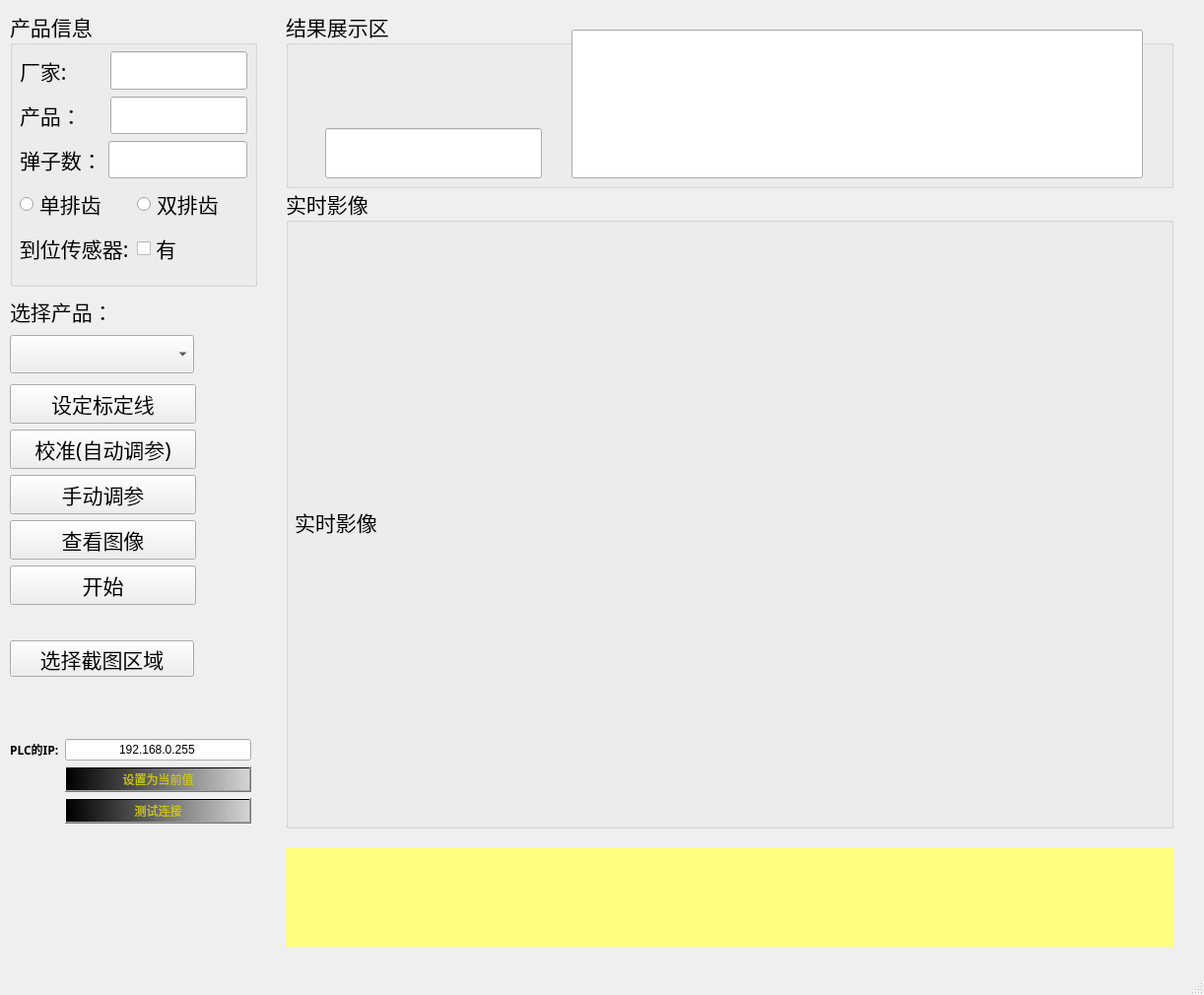
<?xml version="1.0" encoding="UTF-8"?>
<ui version="4.0">
 <class>MainWindow</class>
 <widget class="QMainWindow" name="MainWindow">
  <property name="geometry">
   <rect>
    <x>0</x>
    <y>0</y>
    <width>1222</width>
    <height>1010</height>
   </rect>
  </property>
  <property name="windowTitle">
   <string>KeyReader</string>
  </property>
  <widget class="QWidget" name="centralwidget">
   <widget class="QGroupBox" name="groupBox_show_image">
    <property name="geometry">
     <rect>
      <x>290</x>
      <y>190</y>
      <width>901</width>
      <height>651</height>
     </rect>
    </property>
    <property name="font">
     <font>
      <family>华文楷体</family>
      <pointsize>16</pointsize>
     </font>
    </property>
    <property name="title">
     <string>实时影像</string>
    </property>
    <widget class="QLabel" name="label_show_image">
     <property name="geometry">
      <rect>
       <x>9</x>
       <y>29</y>
       <width>891</width>
       <height>621</height>
      </rect>
     </property>
     <property name="text">
      <string>实时影像</string>
     </property>
    </widget>
   </widget>
   <widget class="QGroupBox" name="groupBox_result">
    <property name="geometry">
     <rect>
      <x>290</x>
      <y>10</y>
      <width>901</width>
      <height>181</height>
     </rect>
    </property>
    <property name="font">
     <font>
      <family>华文楷体</family>
      <pointsize>16</pointsize>
     </font>
    </property>
    <property name="title">
     <string>结果展示区</string>
    </property>
    <widget class="QLineEdit" name="lineEdit_key_id">
     <property name="geometry">
      <rect>
       <x>40</x>
       <y>120</y>
       <width>220</width>
       <height>51</height>
      </rect>
     </property>
     <property name="alignment">
      <set>Qt::AlignCenter</set>
     </property>
     <property name="readOnly">
      <bool>true</bool>
     </property>
    </widget>
    <widget class="QLineEdit" name="lineEdit_key_code">
     <property name="geometry">
      <rect>
       <x>290</x>
       <y>20</y>
       <width>580</width>
       <height>151</height>
      </rect>
     </property>
     <property name="font">
      <font>
       <pointsize>72</pointsize>
       <weight>75</weight>
       <bold>true</bold>
      </font>
     </property>
     <property name="text">
      <string/>
     </property>
     <property name="alignment">
      <set>Qt::AlignCenter</set>
     </property>
     <property name="readOnly">
      <bool>true</bool>
     </property>
    </widget>
   </widget>
   <widget class="QGroupBox" name="groupBox">
    <property name="geometry">
     <rect>
      <x>10</x>
      <y>10</y>
      <width>251</width>
      <height>281</height>
     </rect>
    </property>
    <property name="font">
     <font>
      <family>华文楷体</family>
      <pointsize>16</pointsize>
     </font>
    </property>
    <property name="title">
     <string>产品信息</string>
    </property>
    <widget class="QWidget" name="layoutWidget">
     <property name="geometry">
      <rect>
       <x>10</x>
       <y>41</y>
       <width>231</width>
       <height>225</height>
      </rect>
     </property>
     <layout class="QVBoxLayout" name="verticalLayout_2">
      <item>
       <layout class="QHBoxLayout" name="horizontalLayout_4">
        <item>
         <widget class="QLabel" name="label_plant">
          <property name="text">
           <string>厂家:</string>
          </property>
         </widget>
        </item>
        <item>
         <widget class="QLineEdit" name="lineEdit_plant">
          <property name="minimumSize">
           <size>
            <width>139</width>
            <height>39</height>
           </size>
          </property>
          <property name="maximumSize">
           <size>
            <width>139</width>
            <height>16777215</height>
           </size>
          </property>
          <property name="text">
           <string/>
          </property>
          <property name="alignment">
           <set>Qt::AlignCenter</set>
          </property>
          <property name="readOnly">
           <bool>true</bool>
          </property>
         </widget>
        </item>
       </layout>
      </item>
      <item>
       <layout class="QHBoxLayout" name="horizontalLayout">
        <item>
         <widget class="QLabel" name="label_product">
          <property name="text">
           <string>产品：</string>
          </property>
         </widget>
        </item>
        <item>
         <widget class="QLineEdit" name="lineEdit_product">
          <property name="maximumSize">
           <size>
            <width>139</width>
            <height>16777215</height>
           </size>
          </property>
          <property name="text">
           <string/>
          </property>
          <property name="alignment">
           <set>Qt::AlignCenter</set>
          </property>
          <property name="readOnly">
           <bool>true</bool>
          </property>
         </widget>
        </item>
       </layout>
      </item>
      <item>
       <layout class="QHBoxLayout" name="horizontalLayout_2">
        <item>
         <widget class="QLabel" name="label_marble_number">
          <property name="text">
           <string>弹子数：</string>
          </property>
         </widget>
        </item>
        <item>
         <widget class="QLineEdit" name="lineEdit_marble_number">
          <property name="text">
           <string/>
          </property>
          <property name="alignment">
           <set>Qt::AlignCenter</set>
          </property>
          <property name="readOnly">
           <bool>true</bool>
          </property>
         </widget>
        </item>
       </layout>
      </item>
      <item>
       <layout class="QHBoxLayout" name="horizontalLayout_3">
        <item>
         <widget class="QRadioButton" name="radioButton_single_row">
          <property name="text">
           <string>单排齿</string>
          </property>
          <property name="checkable">
           <bool>false</bool>
          </property>
         </widget>
        </item>
        <item>
         <widget class="QRadioButton" name="radioButton_double_row">
          <property name="text">
           <string>双排齿</string>
          </property>
          <property name="checkable">
           <bool>false</bool>
          </property>
         </widget>
        </item>
       </layout>
      </item>
      <item>
       <layout class="QHBoxLayout" name="horizontalLayout_5">
        <item>
         <widget class="QLabel" name="label_key_sensor">
          <property name="text">
           <string>到位传感器:</string>
          </property>
         </widget>
        </item>
        <item>
         <widget class="QCheckBox" name="checkBox_key_sensor">
          <property name="text">
           <string>有</string>
          </property>
         </widget>
        </item>
       </layout>
      </item>
     </layout>
    </widget>
   </widget>
   <widget class="QComboBox" name="comboBox_change_product">
    <property name="geometry">
     <rect>
      <x>10</x>
      <y>340</y>
      <width>187</width>
      <height>39</height>
     </rect>
    </property>
    <property name="font">
     <font>
      <family>华文楷体</family>
      <pointsize>16</pointsize>
     </font>
    </property>
   </widget>
   <widget class="QLabel" name="label">
    <property name="geometry">
     <rect>
      <x>10</x>
      <y>300</y>
      <width>141</width>
      <height>31</height>
     </rect>
    </property>
    <property name="font">
     <font>
      <family>华文楷体</family>
      <pointsize>16</pointsize>
     </font>
    </property>
    <property name="text">
     <string>选择产品：</string>
    </property>
   </widget>
   <widget class="QLabel" name="label_status">
    <property name="geometry">
     <rect>
      <x>290</x>
      <y>860</y>
      <width>901</width>
      <height>101</height>
     </rect>
    </property>
    <property name="font">
     <font>
      <family>华文楷体</family>
      <pointsize>36</pointsize>
     </font>
    </property>
    <property name="styleSheet">
     <string notr="true">background-color: rgb(255, 255, 127);</string>
    </property>
    <property name="text">
     <string/>
    </property>
    <property name="alignment">
     <set>Qt::AlignCenter</set>
    </property>
   </widget>
   <widget class="QWidget" name="layoutWidget">
    <property name="geometry">
     <rect>
      <x>10</x>
      <y>390</y>
      <width>189</width>
      <height>225</height>
     </rect>
    </property>
    <layout class="QVBoxLayout" name="verticalLayout">
     <item>
      <widget class="QPushButton" name="pushButton_set_calibration_line">
       <property name="font">
        <font>
         <family>华文楷体</family>
         <pointsize>16</pointsize>
        </font>
       </property>
       <property name="styleSheet">
        <string notr="true"/>
       </property>
       <property name="text">
        <string>设定标定线</string>
       </property>
      </widget>
     </item>
     <item>
      <widget class="QPushButton" name="pushButton_self_calibrate">
       <property name="font">
        <font>
         <family>华文楷体</family>
         <pointsize>16</pointsize>
        </font>
       </property>
       <property name="styleSheet">
        <string notr="true"/>
       </property>
       <property name="text">
        <string>校准(自动调参)</string>
       </property>
      </widget>
     </item>
     <item>
      <widget class="QPushButton" name="pushButton_manual_calibrate">
       <property name="font">
        <font>
         <family>华文楷体</family>
         <pointsize>16</pointsize>
        </font>
       </property>
       <property name="styleSheet">
        <string notr="true"/>
       </property>
       <property name="text">
        <string>手动调参</string>
       </property>
      </widget>
     </item>
     <item>
      <widget class="QPushButton" name="pushButton_check_image">
       <property name="font">
        <font>
         <family>华文楷体</family>
         <pointsize>16</pointsize>
        </font>
       </property>
       <property name="styleSheet">
        <string notr="true"/>
       </property>
       <property name="text">
        <string>查看图像</string>
       </property>
      </widget>
     </item>
     <item>
      <widget class="QPushButton" name="pushButton_start">
       <property name="font">
        <font>
         <family>华文楷体</family>
         <pointsize>16</pointsize>
        </font>
       </property>
       <property name="styleSheet">
        <string notr="true"/>
       </property>
       <property name="text">
        <string>开始</string>
       </property>
      </widget>
     </item>
    </layout>
   </widget>
   <widget class="QWidget" name="layoutWidget">
    <property name="geometry">
     <rect>
      <x>10</x>
      <y>750</y>
      <width>245</width>
      <height>96</height>
     </rect>
    </property>
    <layout class="QFormLayout" name="formLayout">
     <item row="0" column="0">
      <widget class="QLabel" name="label_2">
       <property name="font">
        <font>
         <family>华文楷体</family>
         <weight>75</weight>
         <bold>true</bold>
        </font>
       </property>
       <property name="text">
        <string>PLC的IP:</string>
       </property>
      </widget>
     </item>
     <item row="0" column="1">
      <widget class="QLineEdit" name="lineEdit_IP_PLC">
       <property name="text">
        <string>192.168.0.255</string>
       </property>
       <property name="alignment">
        <set>Qt::AlignCenter</set>
       </property>
      </widget>
     </item>
     <item row="1" column="1">
      <widget class="QPushButton" name="pushButton_change_ip">
       <property name="font">
        <font>
         <family>华文楷体</family>
         <weight>50</weight>
         <bold>false</bold>
        </font>
       </property>
       <property name="styleSheet">
        <string notr="true">background-color: qlineargradient(spread:pad, x1:0, y1:0, x2:1.2, y2:0, stop:0 rgba(0, 0, 0, 255), stop:1 rgba(255, 255, 255, 255));
color: rgb(200, 194, 15);</string>
       </property>
       <property name="text">
        <string>设置为当前值</string>
       </property>
      </widget>
     </item>
     <item row="2" column="1">
      <widget class="QPushButton" name="pushButton_plc_connect_test">
       <property name="font">
        <font>
         <family>华文楷体</family>
         <weight>50</weight>
         <bold>false</bold>
        </font>
       </property>
       <property name="styleSheet">
        <string notr="true">background-color: qlineargradient(spread:pad, x1:0, y1:0, x2:1.2, y2:0, stop:0 rgba(0, 0, 0, 255), stop:1 rgba(255, 255, 255, 255));
color: rgb(200, 194, 15);</string>
       </property>
       <property name="text">
        <string>测试连接</string>
       </property>
      </widget>
     </item>
    </layout>
   </widget>
   <widget class="QPushButton" name="pushButton_select_image_region">
    <property name="geometry">
     <rect>
      <x>10</x>
      <y>650</y>
      <width>187</width>
      <height>37</height>
     </rect>
    </property>
    <property name="font">
     <font>
      <family>华文楷体</family>
      <pointsize>16</pointsize>
     </font>
    </property>
    <property name="text">
     <string>选择截图区域</string>
    </property>
   </widget>
  </widget>
  <widget class="QMenuBar" name="menubar">
   <property name="geometry">
    <rect>
     <x>0</x>
     <y>0</y>
     <width>1222</width>
     <height>26</height>
    </rect>
   </property>
  </widget>
  <widget class="QStatusBar" name="statusbar"/>
 </widget>
 <resources/>
 <connections>
  <connection>
   <sender>pushButton_start</sender>
   <signal>clicked()</signal>
   <receiver>MainWindow</receiver>
   <slot>start()</slot>
   <hints>
    <hint type="sourcelabel">
     <x>190</x>
     <y>639</y>
    </hint>
    <hint type="destinationlabel">
     <x>205</x>
     <y>570</y>
    </hint>
   </hints>
  </connection>
  <connection>
   <sender>pushButton_check_image</sender>
   <signal>clicked()</signal>
   <receiver>MainWindow</receiver>
   <slot>manual_capture()</slot>
   <hints>
    <hint type="sourcelabel">
     <x>168</x>
     <y>593</y>
    </hint>
    <hint type="destinationlabel">
     <x>204</x>
     <y>521</y>
    </hint>
   </hints>
  </connection>
  <connection>
   <sender>pushButton_manual_calibrate</sender>
   <signal>clicked()</signal>
   <receiver>MainWindow</receiver>
   <slot>manual_adjustment_parameters()</slot>
   <hints>
    <hint type="sourcelabel">
     <x>169</x>
     <y>547</y>
    </hint>
    <hint type="destinationlabel">
     <x>216</x>
     <y>476</y>
    </hint>
   </hints>
  </connection>
  <connection>
   <sender>pushButton_self_calibrate</sender>
   <signal>clicked()</signal>
   <receiver>MainWindow</receiver>
   <slot>self_calibration()</slot>
   <hints>
    <hint type="sourcelabel">
     <x>159</x>
     <y>501</y>
    </hint>
    <hint type="destinationlabel">
     <x>217</x>
     <y>437</y>
    </hint>
   </hints>
  </connection>
  <connection>
   <sender>pushButton_set_calibration_line</sender>
   <signal>clicked()</signal>
   <receiver>MainWindow</receiver>
   <slot>set_calibration_line()</slot>
   <hints>
    <hint type="sourcelabel">
     <x>166</x>
     <y>417</y>
    </hint>
    <hint type="destinationlabel">
     <x>222</x>
     <y>388</y>
    </hint>
   </hints>
  </connection>
  <connection>
   <sender>comboBox_change_product</sender>
   <signal>currentTextChanged(QString)</signal>
   <receiver>MainWindow</receiver>
   <slot>change_product()</slot>
   <hints>
    <hint type="sourcelabel">
     <x>140</x>
     <y>366</y>
    </hint>
    <hint type="destinationlabel">
     <x>218</x>
     <y>337</y>
    </hint>
   </hints>
  </connection>
  <connection>
   <sender>checkBox_key_sensor</sender>
   <signal>toggled(bool)</signal>
   <receiver>MainWindow</receiver>
   <slot>has_key_sensor_changed()</slot>
   <hints>
    <hint type="sourcelabel">
     <x>188</x>
     <y>283</y>
    </hint>
    <hint type="destinationlabel">
     <x>278</x>
     <y>277</y>
    </hint>
   </hints>
  </connection>
  <connection>
   <sender>pushButton_change_ip</sender>
   <signal>clicked()</signal>
   <receiver>MainWindow</receiver>
   <slot>change_ip_plc()</slot>
   <hints>
    <hint type="sourcelabel">
     <x>119</x>
     <y>817</y>
    </hint>
    <hint type="destinationlabel">
     <x>13</x>
     <y>820</y>
    </hint>
   </hints>
  </connection>
  <connection>
   <sender>pushButton_plc_connect_test</sender>
   <signal>clicked()</signal>
   <receiver>MainWindow</receiver>
   <slot>plc_connect_test()</slot>
   <hints>
    <hint type="sourcelabel">
     <x>101</x>
     <y>853</y>
    </hint>
    <hint type="destinationlabel">
     <x>45</x>
     <y>857</y>
    </hint>
   </hints>
  </connection>
  <connection>
   <sender>pushButton_select_image_region</sender>
   <signal>clicked()</signal>
   <receiver>MainWindow</receiver>
   <slot>select_capture_region()</slot>
   <hints>
    <hint type="sourcelabel">
     <x>192</x>
     <y>696</y>
    </hint>
    <hint type="destinationlabel">
     <x>262</x>
     <y>691</y>
    </hint>
   </hints>
  </connection>
 </connections>
 <slots>
  <slot>manual_capture()</slot>
  <slot>start()</slot>
  <slot>manual_adjustment_parameters()</slot>
  <slot>self_calibration()</slot>
  <slot>set_calibration_line()</slot>
  <slot>change_product()</slot>
  <slot>has_key_sensor_changed()</slot>
  <slot>change_ip_plc()</slot>
  <slot>plc_connect_test()</slot>
  <slot>select_capture_region()</slot>
 </slots>
</ui>
